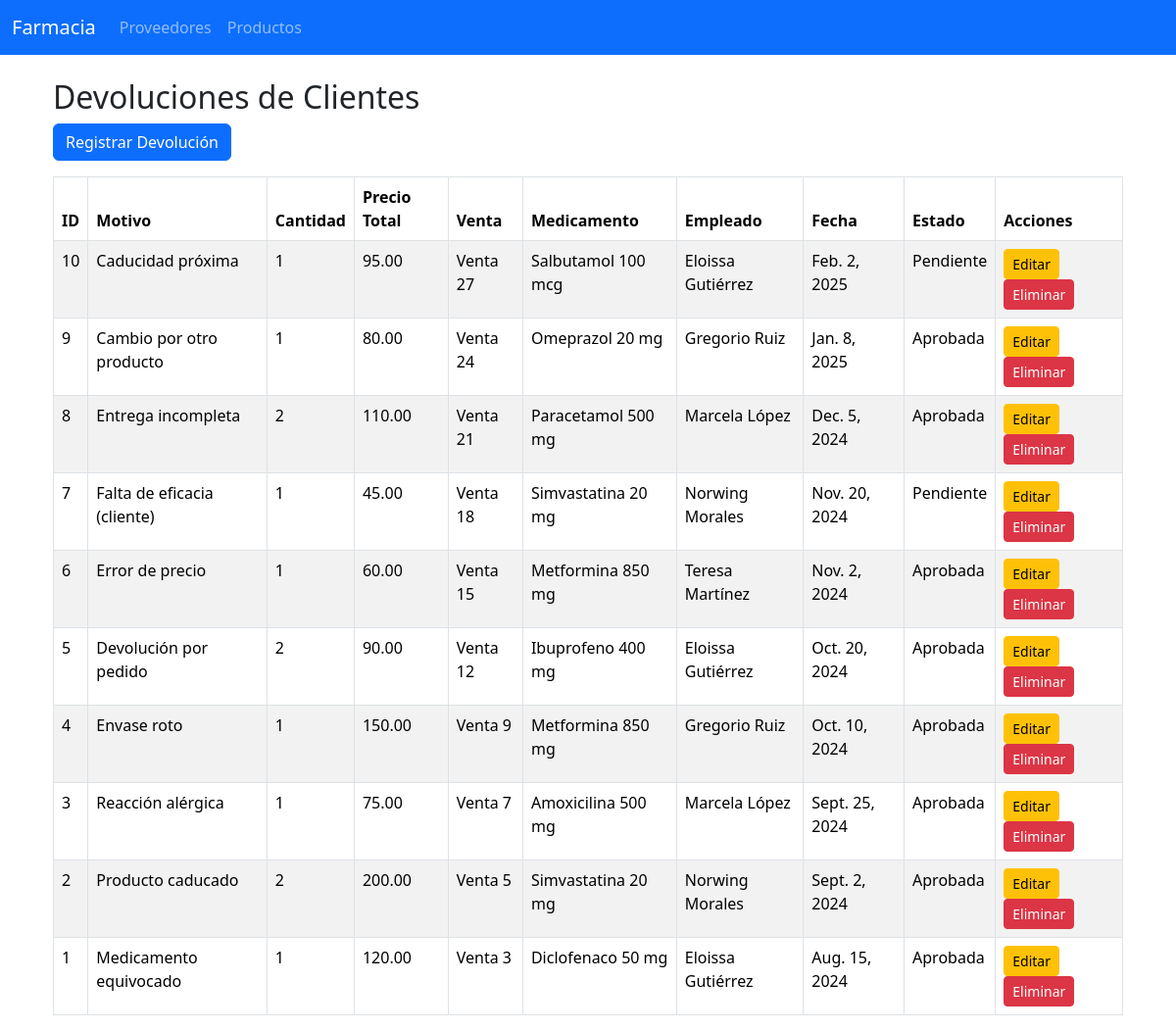
Before: /devoluciones/ with the older database file.
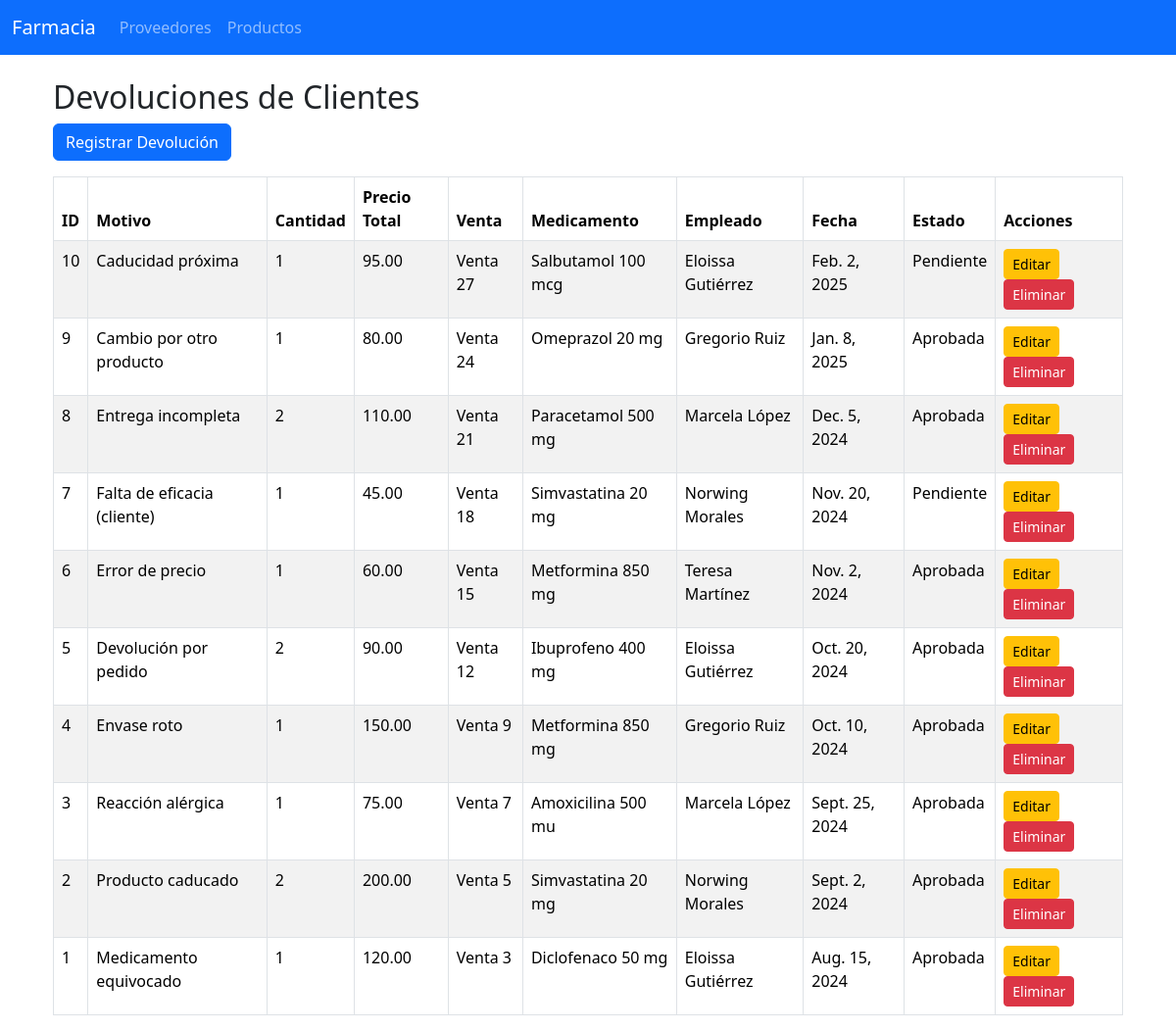
After: the same page with the newer database file.
### farmacia_app/models.py (models this page shows, shortened)
class DevolucionCliente(models.Model):
    id_devolucion_cliente = models.AutoField(primary_key=True)
    motivo_devolucion = models.TextField(blank=True, null=True)
    cantidad_devuelta = models.IntegerField(blank=True, null=True)
    precio_devolucion = models.DecimalField(max_digits=10, decimal_places=2, blank=True, null=True)
    id_venta = models.ForeignKey(Venta, on_delete=models.CASCADE, db_column='id_venta', blank=True, null=True)
    id_medicamento = models.ForeignKey(Medicamento, on_delete=models.CASCADE, db_column='id_medicamento', blank=True, null=True)
    id_empleado = models.ForeignKey(Empleados, on_delete=models.CASCADE, db_column='id_empleado', blank=True, null=True)
    fecha = models.DateField(blank=True, null=True)
    estado = models.CharField(max_length=50, blank=True, null=True)
    class Meta:
        db_table = 'Devolucion_Cliente'

class Medicamento(models.Model):
    ESTADOS = [
        (1, 'Activo'),
        (0, 'Inactivo'),
    ]
    id_medicamento = models.AutoField(primary_key=True)
    id_factura_compra = models.ForeignKey(
        FacturaCompra,
        on_delete=models.SET_NULL,
        db_column='id_factura_compra',
        blank=True,
        null=True
    )
    nombre_generico = models.CharField(max_length=255)
    fecha_caducidad = models.DateField(blank=True, null=True)
    cantidad = models.IntegerField(default=0)
    contra_indicaciones = models.TextField(blank=True, null=True)
    dosis = models.CharField(max_length=100, blank=True, null=True)
    cod_laboratorio = models.CharField(max_length=50, blank=True, null=True)
    registro_sanitario = models.CharField(max_length=100, blank=True, null=True)
    precauciones = models.TextField(blank=True, null=True)
    presentacion = models.CharField(max_length=100, blank=True, null=True)
    precio_unitario = models.DecimalField(max_digits=10, decimal_places=2, blank=True, null=True)
    stock_minimo = models.IntegerField(default=10)
    via_administracion = models.CharField(max_length=100, blank=True, null=True)
    requiere_receta = models.BooleanField(default=False)
    estado = models.IntegerField(choices=ESTADOS, default=1)
    fecha_registro = models.DateField(blank=True, null=True)
    class Meta:
        db_table = 'Medicamento'
    def __str__(self):
        return self.nombre_generico

class Venta(models.Model):
    id_venta = models.AutoField(primary_key=True)
    fecha = models.DateField(blank=True, null=True)
    total = models.DecimalField(max_digits=12, decimal_places=2, blank=True, null=True)
    id_cliente = models.ForeignKey(Cliente, on_delete=models.SET_NULL, db_column='id_cliente', blank=True, null=True)
    id_empleado = models.ForeignKey(Empleados, on_delete=models.SET_NULL, db_column='id_empleado', blank=True, null=True)
    descuento = models.DecimalField(max_digits=10, decimal_places=2, blank=True, null=True)
    impuesto = models.DecimalField(max_digits=10, decimal_places=2, blank=True, null=True)
    estado = models.CharField(max_length=50, blank=True, null=True)
    class Meta:
        db_table = 'Venta'
    def __str__(self):
        return f"Venta {self.id_venta}"

class Empleados(models.Model):
    id_empleado = models.AutoField(primary_key=True)
    nombre = models.CharField(max_length=255)
    fecha_contratacion = models.DateField(blank=True, null=True)
    rol = models.CharField(max_length=100, blank=True, null=True)
    funciones = models.TextField(blank=True, null=True)
    cedula = models.CharField(max_length=20, blank=True, null=True)
    telefono = models.CharField(max_length=20, blank=True, null=True)
    correo = models.EmailField(blank=True, null=True)
    estado = models.IntegerField(default=1)
    class Meta:
        db_table = 'Empleados'
    def __str__(self):
        return self.nombre

### farmacia_app/views.py (the view)
# urls.py: path('devoluciones/', views.devolucioncliente_list, name='devolucion_list'),
def devolucioncliente_list(request):
    devoluciones = DevolucionCliente.objects.all().order_by('-id_devolucion_cliente')
    return render(request, 'devolucioncliente/devolucion_list.html', {'devoluciones': devoluciones})

### farmacia_app/templates/devolucioncliente/devolucion_list.html
{% extends 'base.html' %}
{% block content %}
<div class="container mt-4">
    <h2>Devoluciones de Clientes</h2>
    <a href="{% url 'devolucion_create' %}" class="btn btn-primary mb-3">Registrar Devolución</a>
    <table class="table table-bordered table-striped">
        <thead>
            <tr>
                <th>ID</th>
                <th>Motivo</th>
                <th>Cantidad</th>
                <th>Precio Total</th>
                <th>Venta</th>
                <th>Medicamento</th>
                <th>Empleado</th>
                <th>Fecha</th>
                <th>Estado</th>
                <th>Acciones</th>
            </tr>
        </thead>
        <tbody>
            {% for d in devoluciones %}
            <tr>
                <td>{{ d.id_devolucion_cliente }}</td>
                <td>{{ d.motivo_devolucion }}</td>
                <td>{{ d.cantidad_devuelta }}</td>
                <td>{{ d.precio_devolucion }}</td>
                <td>{{ d.id_venta }}</td>
                <td>{{ d.id_medicamento }}</td>
                <td>{{ d.id_empleado }}</td>
                <td>{{ d.fecha }}</td>
                <td>{{ d.estado }}</td>
                <td>
                    <a href="{% url 'devolucion_edit' d.id_devolucion_cliente %}" class="btn btn-warning btn-sm">Editar</a>
                    <a href="{% url 'devolucion_delete' d.id_devolucion_cliente %}" class="btn btn-danger btn-sm">Eliminar</a>
                </td>
            </tr>
            {% empty %}
            <tr><td colspan="10" class="text-center">No hay devoluciones registradas.</td></tr>
            {% endfor %}
        </tbody>
    </table>
</div>
{% endblock %}

Changed rows visible on the page:
changed through a linked row, DevolucionCliente "Reacción alérgica": id_medicamento "Amoxicilina 500 mg" → "Amoxicilina 500 mu"
